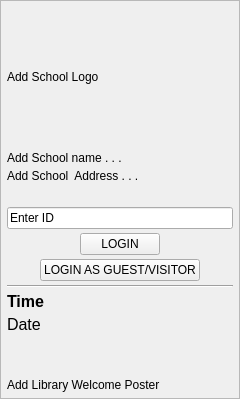
     <widget class="QFrame" name="frame">
      <property name="minimumSize">
       <size>
        <width>240</width>
        <height>0</height>
       </size>
      </property>
      <property name="maximumSize">
       <size>
        <width>320</width>
        <height>16777215</height>
       </size>
      </property>
      <property name="sizePolicy">
       <sizepolicy hsizetype="Preferred" vsizetype="Expanding">
        <horstretch>0</horstretch>
        <verstretch>0</verstretch>
       </sizepolicy>
      </property>
      <property name="frameShape">
       <enum>QFrame::Shape::StyledPanel</enum>
      </property>
      <property name="frameShadow">
       <enum>QFrame::Shadow::Raised</enum>
      </property>
      <layout class="QVBoxLayout" name="frameLayout">
       <property name="spacing">
        <number>4</number>
       </property>
       <property name="leftMargin">
        <number>6</number>
       </property>
       <property name="topMargin">
        <number>6</number>
       </property>
       <property name="rightMargin">
        <number>6</number>
       </property>
       <property name="bottomMargin">
        <number>6</number>
       </property>
       <item>
        <widget class="QLabel" name="schLogo_Image">
         <property name="sizePolicy">
          <sizepolicy hsizetype="Preferred" vsizetype="Preferred">
           <horstretch>0</horstretch>
           <verstretch>0</verstretch>
          </sizepolicy>
         </property>
         <property name="minimumSize">
          <size>
           <width>0</width>
           <height>140</height>
          </size>
         </property>
         <property name="maximumSize">
          <size>
           <width>16777215</width>
           <height>200</height>
          </size>
         </property>
         <property name="text">
          <string>Add School Logo</string>
         </property>
        </widget>
       </item>
       <item>
        <widget class="QLabel" name="schoolNameLabel">
         <property name="enabled">
          <bool>true</bool>
         </property>
         <property name="text">
          <string>Add School name . . . </string>
         </property>
        </widget>
       </item>
       <item>
        <widget class="QLabel" name="schAddressLabel">
         <property name="enabled">
          <bool>true</bool>
         </property>
         <property name="text">
          <string>Add School  Address . . .</string>
         </property>
        </widget>
       </item>
       <item>
        <spacer name="verticalSpacer_top">
         <property name="orientation">
          <enum>Qt::Orientation::Vertical</enum>
         </property>
         <property name="sizeType">
          <enum>QSizePolicy::Policy::Fixed</enum>
         </property>
         <property name="sizeHint" stdset="0">
          <size>
           <width>20</width>
           <height>20</height>
          </size>
         </property>
        </spacer>
       </item>
       <item>
        <widget class="QLineEdit" name="username">
         <property name="text">
          <string>Enter ID</string>
         </property>
        </widget>
       </item>
       <item>
        <layout class="QHBoxLayout" name="loginBtnRow">
         <item>
          <spacer name="loginBtnLeft">
           <property name="orientation">
            <enum>Qt::Orientation::Horizontal</enum>
           </property>
           <property name="sizeType">
            <enum>QSizePolicy::Policy::Expanding</enum>
           </property>
           <property name="sizeHint" stdset="0">
            <size>
             <width>0</width>
             <height>0</height>
            </size>
           </property>
          </spacer>
         </item>
         <item>
          <widget class="QPushButton" name="loginBtn">
           <property name="maximumSize">
            <size>
             <width>200</width>
             <height>16777215</height>
            </size>
           </property>
           <property name="text">
            <string>LOGIN</string>
           </property>
          </widget>
         </item>
         <item>
          <spacer name="loginBtnRight">
           <property name="orientation">
            <enum>Qt::Orientation::Horizontal</enum>
           </property>
           <property name="sizeType">
            <enum>QSizePolicy::Policy::Expanding</enum>
           </property>
           <property name="sizeHint" stdset="0">
            <size>
             <width>0</width>
             <height>0</height>
            </size>
           </property>
          </spacer>
         </item>
        </layout>
       </item>
       <item>
        <layout class="QHBoxLayout" name="guestBtnRow">
         <item>
          <spacer name="guestBtnLeft">
           <property name="orientation">
            <enum>Qt::Orientation::Horizontal</enum>
           </property>
           <property name="sizeType">
            <enum>QSizePolicy::Policy::Expanding</enum>
           </property>
           <property name="sizeHint" stdset="0">
            <size>
             <width>0</width>
             <height>0</height>
            </size>
           </property>
          </spacer>
         </item>
         <item>
          <widget class="QPushButton" name="guestLoginBtn">
           <property name="maximumSize">
            <size>
             <width>200</width>
             <height>16777215</height>
            </size>
           </property>
           <property name="text">
            <string>LOGIN AS GUEST/VISITOR</string>
           </property>
          </widget>
         </item>
         <item>
          <spacer name="guestBtnRight">
           <property name="orientation">
            <enum>Qt::Orientation::Horizontal</enum>
           </property>
           <property name="sizeType">
            <enum>QSizePolicy::Policy::Expanding</enum>
           </property>
           <property name="sizeHint" stdset="0">
            <size>
             <width>0</width>
             <height>0</height>
            </size>
           </property>
          </spacer>
         </item>
        </layout>
       </item>
       <item>
        <widget class="Line" name="line">
         <property name="orientation">
          <enum>Qt::Orientation::Horizontal</enum>
         </property>
        </widget>
       </item>
       <item>
        <widget class="QLabel" name="time_label">
         <property name="font">
          <font>
           <pointsize>12</pointsize>
           <bold>true</bold>
          </font>
         </property>
         <property name="text">
          <string>Time</string>
         </property>
        </widget>
       </item>
       <item>
        <widget class="QLabel" name="date_label">
         <property name="font">
          <font>
           <pointsize>12</pointsize>
          </font>
         </property>
         <property name="text">
          <string>Date</string>
         </property>
        </widget>
       </item>
       <item>
        <spacer name="verticalSpacer_mid">
         <property name="orientation">
          <enum>Qt::Orientation::Vertical</enum>
         </property>
         <property name="sizeType">
          <enum>QSizePolicy::Policy::Expanding</enum>
         </property>
         <property name="sizeHint" stdset="0">
          <size>
           <width>20</width>
           <height>40</height>
          </size>
         </property>
        </spacer>
       </item>
       <item>
        <widget class="QLabel" name="poster_Image">
         <property name="sizePolicy">
          <sizepolicy hsizetype="Preferred" vsizetype="Preferred">
           <horstretch>0</horstretch>
           <verstretch>0</verstretch>
          </sizepolicy>
         </property>
         <property name="text">
          <string>Add Library Welcome Poster</string>
         </property>
        </widget>
       </item>
      </layout>
     </widget>
